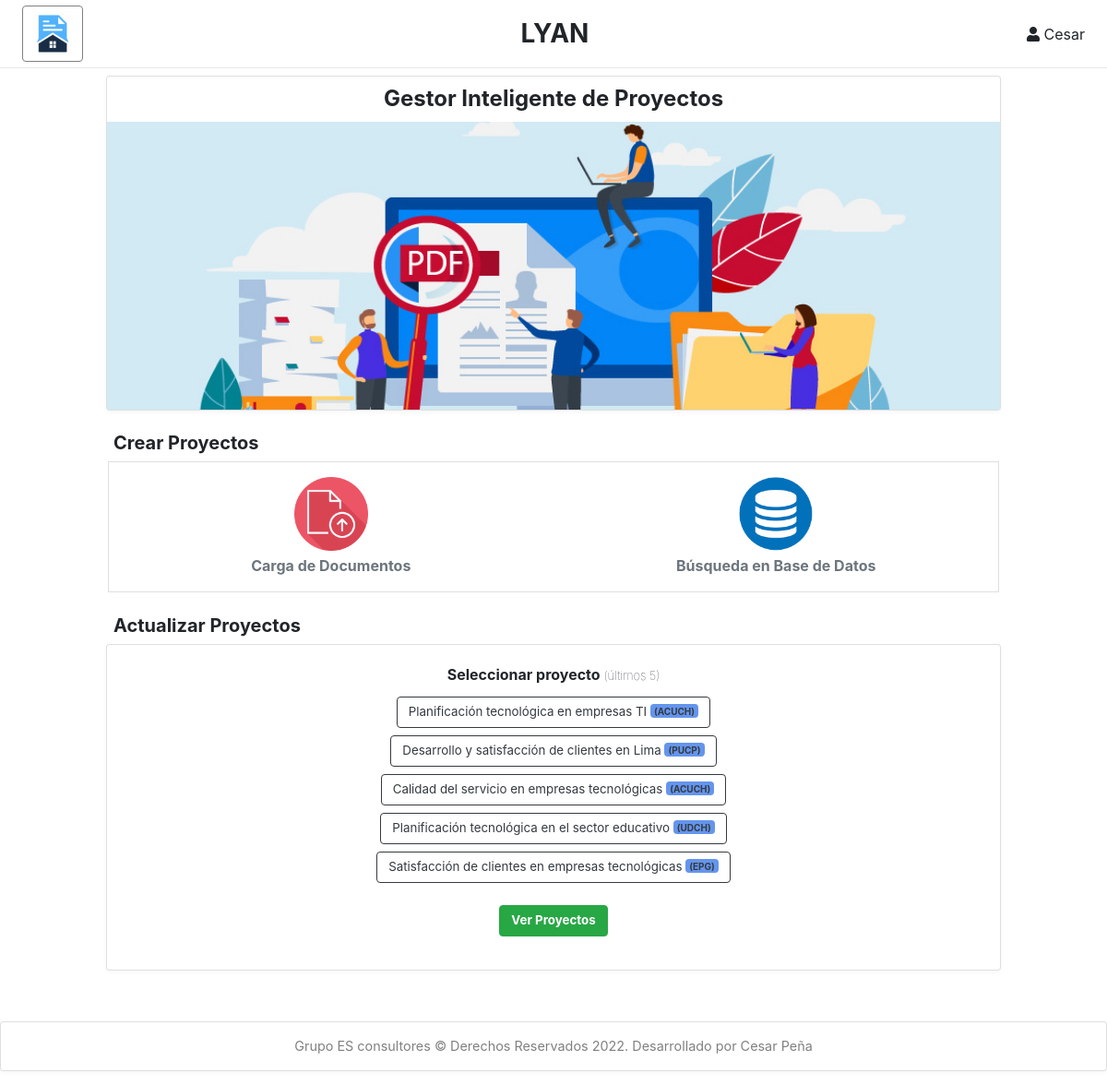
Screenshot of /home (signed in) with the database file from the repository.
### tables this page shows
CREATE TABLE "project_info" (
	"pro_id"	INTEGER,
	"pro_title"	TEXT,
	"pro_title_search"	TEXT,
	"pro_uni"	INTEGER,
	"pro_department"	INTEGER,
	"pro_province"	INTEGER,
	"pro_district"	INTEGER,
	"pro_career"	TEXT,
	"pro_comment"	TEXT,
	"pro_type_a"	INTEGER,
	"pro_type_m"	INTEGER,
	"pro_n_articles"	INTEGER,
	"pro_n_process"	INTEGER,
	"pro_user"	INTEGER,
	"pro_created"	TEXT,
	PRIMARY KEY("pro_id" ASC),
	FOREIGN KEY("pro_uni") REFERENCES "uni_info"("uni_id"),
	FOREIGN KEY("pro_province") REFERENCES "ubigeo_provinces"("id"),
	FOREIGN KEY("pro_user") REFERENCES "user"("id") ON DELETE NO ACTION ON UPDATE NO ACTION,
	FOREIGN KEY("pro_department") REFERENCES "ubigeo_departments"("id")
);

CREATE TABLE "uni_info" (
	"uni_id"	INTEGER,
	"uni_name"	TEXT UNIQUE,
	"uni_nickname"	TEXT,
	"uni_type"	TEXT,
	"uni_validity"	TEXT,
	"uni_venues"	TEXT,
	"uni_active"	INTEGER,
	"uni_created"	TEXT,
	"uni_updated"	TEXT,
	PRIMARY KEY("uni_id" AUTOINCREMENT)
);

### main.py (the view)
@main.route('/home')
def home():
    if current_user.is_authenticated:
        list_projects = get_listProjects(5)
        return render_template('home.html', name=current_user.name.split()[0], projects=list_projects)
    else:
        return render_template('login.html')

### templates/home.html (shortened to what this page needs)
{% extends "layout_home.html" %}
{% block content %}
<div class="content">
    <div class="container" style="max-width: 1000px;">
        <div class="row">
            <div class="col-md-12">
                <div class="card">
                    <div class="card-body" style="padding: 10px 0;">
                        <h4 class="card-title-form">Gestor Inteligente de Proyectos</h4>
                    </div>
                    <img class="card-img-land" src="../static/img/home-landing.jpg">
                </div>
            </div>
        </div>
        <div class="row">
            <div class="col-sm-12 col-md-12 col-lg-12" style="margin-bottom: 1rem;">
                <h5 style="padding: 0.5rem; margin-bottom: 0;"><b>Crear Proyectos</b></h5>
                <div class="row" style="border: 1px solid rgba(0,0,0,.125); margin: 0 0.1rem; background-color: white;">
                    <div class="col-md-6" style="margin: 1rem 0;">
                        <div class="dfd text-center">
                            <a href="{{ url_for('main.upload_form') }}">
                                <img class="card-img-land" style="width: 80px;" src="../static/img/icon-upload.png">
                                <p class="text-muted" style="margin: 0.25rem 0 0;"><b>Carga de Documentos</b></p>
                            </a>
                        </div>
                    </div>
                    <div class="col-md-6" style="margin: 1rem 0;">
                        <div class="dfd text-center">
                            <a href="{{ url_for('main.search_db') }}">
                                <img class="card-img-land" style="width: 80px;" src="../static/img/icon-database.png">
                                <p class="text-muted" style="margin: 0.25rem 0 0;"><b>Búsqueda en Base de Datos</b></p>
                            </a>
                        </div>
                    </div>
                </div>
            </div>
            <div class="col-md-12 col-lg-12">
                <h5 style="padding: 0.5rem; margin-bottom: 0;"><b>Actualizar Proyectos</b></h5>
                <div class="card">
                    <div class="card-body text-center">
                        <p class="card-title-form" style="margin-bottom: 0.75rem;">Seleccionar proyecto <span style="font-size: small; font-weight: 100;">(últimos 5)</span></p>
                        {% for project in projects %}
                        <a href="{{ url_for('main.upload_home', id=project.pro_id) }}">
                            <button type="button" class="btn btn-outline-dark mb-2">{{project.pro_title}} <span class="badge bg-light text-dark" style="background-color:cornflowerblue !important;">({{project.pro_uni}})</span></button><br>
                        </a>
                        {% endfor %}
                        <a href="{{ url_for('main.project_list') }}">
                            <button type="button" class="btn btn-success" style="margin: 1rem;"><b>Ver Proyectos</b></button>
                        </a>
                    </div>
                </div>
            </div>
        </div>
    </div>
</div>
{% endblock %}

### static/css/master.css (style rules this page uses)
body, h1, .h1, h2, .h2, h3, .h3, h4, .h4, h5, .h5, h6, .h6, p, a, td { -moz-osx-font-smoothing: grayscale; -webkit-font-smoothing: antialiased; }
body { width: 100%; height: 100%; background: #f4f6fa; font-family: "Lato", "Helvetica Neue", Arial, Helvetica, sans-serif; font-size: 1rem; color: #444; }
#body>.content { position: relative; padding: .5rem; }
.card { margin-bottom: 15px; box-shadow: rgba(35, 46, 60, .04) 0 2px 4px 0; }
.card-title-form { margin: 0; font-weight: bold; text-align: center; }
.card-body button { font-size: smaller; }
.card-img-land { width: auto; margin: 0; }
.dfd { width: 100%; }
a, a:hover, a:focus { color: inherit; text-decoration: none; transition: all 0.3s; }

### rows the page displays
project_info: pro_title "Planificación tecnológica en empresas TI", pro_uni "ACUCH"
project_info: pro_title "Desarrollo y satisfacción de clientes en Lima", pro_uni "PUCP"
project_info: pro_title "Calidad del servicio en empresas tecnológicas", pro_uni "ACUCH"
project_info: pro_title "Planificación tecnológica en el sector educativo", pro_uni "UDCH"
project_info: pro_title "Satisfacción de clientes en empresas tecnológicas", pro_uni "EPG"

### other values shown
{{ name }} "Cesar"
